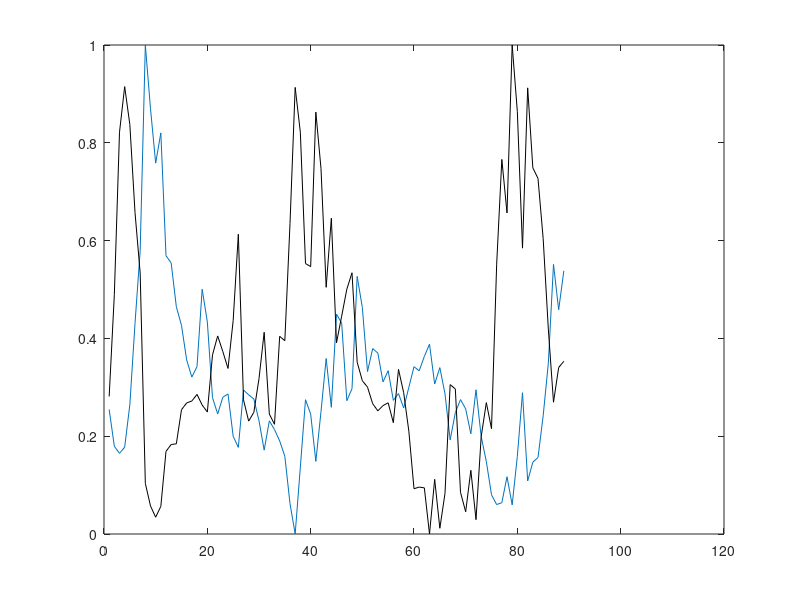

Reproduce this figure in MATLAB.
%transform Doms and Morin data
clear all

load('DMgoodraw');
load('DMbadraw');

sampleDates=[1981.5:.25:2003.6];


DMgood=[];
for j=1981.5:.25:2010.5;
    s=[];
    
    for t=1:length(DMgoodraw);
    if DMgoodraw(t,1) >= j && DMgoodraw(t,1) < j+0.25;
        s=[s DMgoodraw(t,2)];
    
    end
    end
    DMgood=[DMgood mean(s)];
end
        

DMbad=[];
for j=1981.5:.25:2010.5;
    s=[];
    
    for t=1:length(DMbadraw);
    if DMbadraw(t,1) >= j && DMbadraw(t,1) < j+0.25;
        s=[s DMbadraw(t,2)];
    
    end
    end
    DMbad=[DMbad mean(s)];
end


DMgood=DMgood-min(DMgood);
DMgood=DMgood/max(DMgood);

DMbad=DMbad-min(DMbad);
DMbad=DMbad/max(DMbad);

plot(DMgood);
hold on
plot(DMbad,'k');

save('DMgood','DMgood');
save('DMbad','DMbad');
